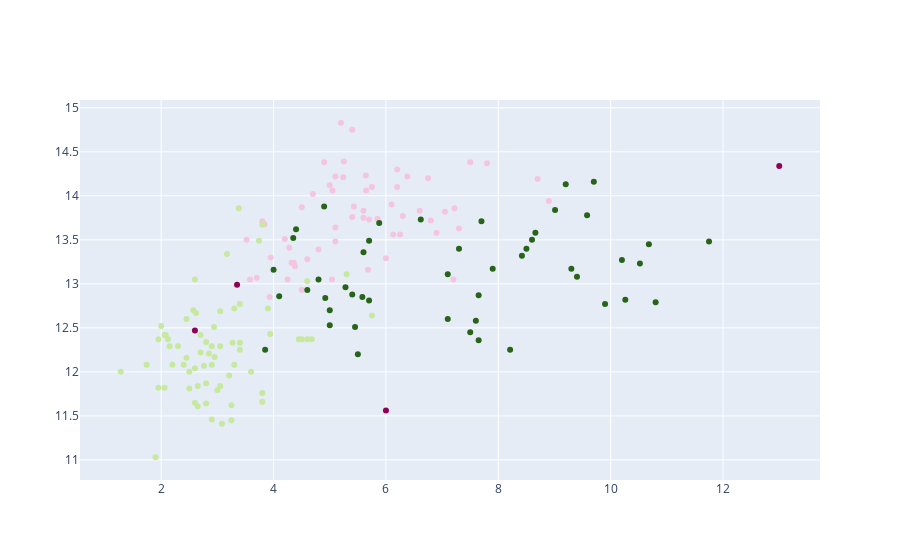

Notebook code cell kept with this figure:
### Code cell
fig = go.Figure()
fig.add_trace(go.Scatter(x=wines.Intensidade_Cor,
                         y=wines.Alcool, mode = 'markers',                      
                        marker = dict(color = dbscan.labels_.astype(np.float)),
                        text = dbscan.labels_))

### Figure 1 — Plotly figure (JSON) as saved in the notebook; plotly's stock layout.template omitted (floating-point values rounded to 4 significant figures; data arrays with more than 128 entries replaced by an {"elided": "..."} marker saying what was removed)
{"data": [{"marker": {"color": {"elided": "178 int values"}}, "mode": "markers", "text": {"elided": "178 int values"}, "type": "scatter", "x": {"elided": "178 float values"}, "y": {"elided": "178 float values"}}], "layout": {"autosize": true, "xaxis": {"autorange": true, "range": [0.5772, 13.7], "type": "linear"}, "yaxis": {"autorange": true, "range": [10.72, 15.14], "type": "linear"}}}
